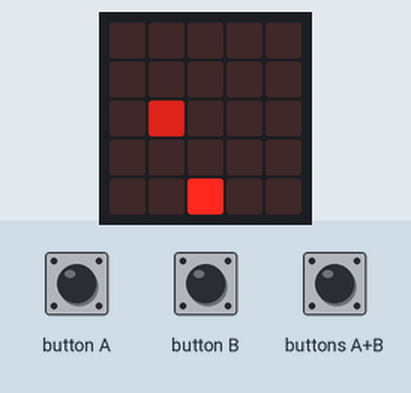
Recording of a program running on a simulated BBC micro:bit (MakeCode). Parts: the board's 5×5 LED display. The inputs (shaded band) are chosen by the test bench. Random numbers come from a fixed seed; the run ends where the board's game-over animation would start. At 14.1 s the program stops and its outputs stay as they are.

Above: at 1.2 s.
1.3 s: button B pressed for 0.15 s
At 2.7 s:
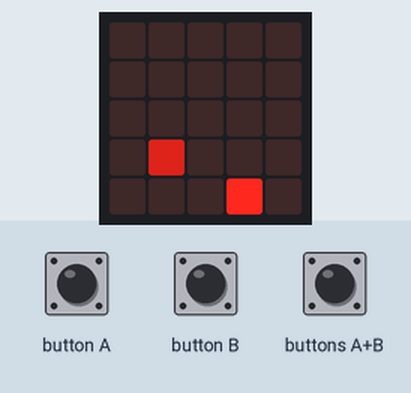
4.4 s: button A pressed for 0.15 s
At 5.8 s:
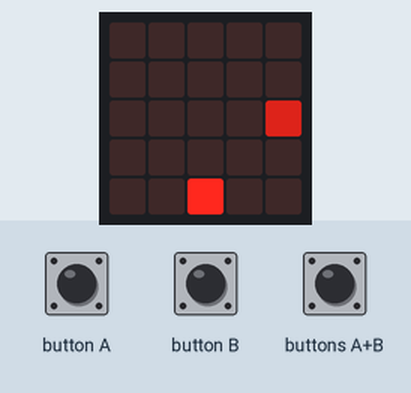
7.5 s: buttons A+B pressed for 0.15 s
At 7.74 s:
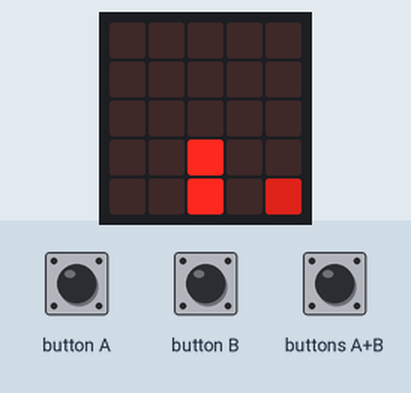
8.2 s: button A pressed for 0.15 s
At 9.3 s:
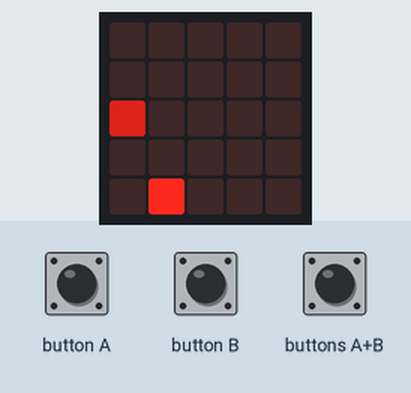
11.0 s: buttons A+B pressed for 1 s
At 12.07 s:
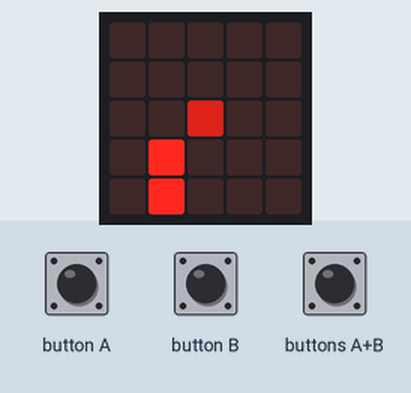
12.6 s: button B pressed for 0.15 s
At 13.7 s:
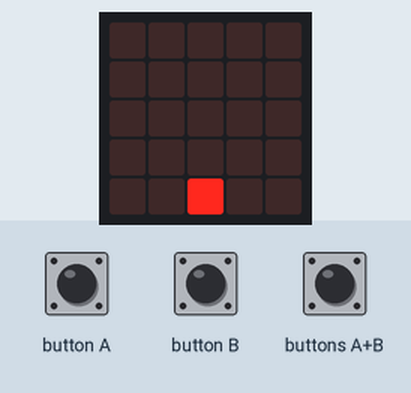
Timing chart, 0 to 15.6 s (numbered marks = the images above; inputs shaded):
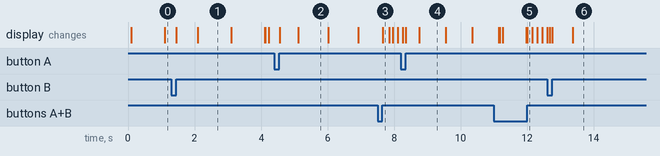

The program:

main.ts
```typescript
input.onButtonPressed(Button.A, function () {
    Ship.move(-1)
})
input.onButtonPressed(Button.AB, function () {
    Shoot = game.createSprite(Ship.get(LedSpriteProperty.X), Ship.get(LedSpriteProperty.Y))
    Shoot.change(LedSpriteProperty.Brightness, 80)
    for (let index = 0; index < 4; index++) {
        Shoot.change(LedSpriteProperty.Y, -1)
        basic.pause(150)
        if (Shoot.isTouching(Enemy)) {
            game.addScore(1)
            Enemy.delete()
            Shoot.delete()
        }
    }
    if (Shoot.get(LedSpriteProperty.Y) <= 0) {
        Shoot.delete()
    }
})
input.onButtonPressed(Button.B, function () {
    Ship.move(1)
})
let Enemy: game.LedSprite = null
let Shoot: game.LedSprite = null
let Ship: game.LedSprite = null
let Time = 1000
Ship = game.createSprite(2, 4)
game.setScore(0)
basic.forever(function () {
    for (let index = 0; index < 1; index++) {
        Enemy = game.createSprite(randint(0, 4), 0)
        Enemy.set(LedSpriteProperty.Brightness, 150)
        basic.pause(100)
        Enemy.turn(Direction.Right, 90)
        for (let index = 0; index < 4; index++) {
            Enemy.move(1)
            basic.pause(Time)
            if (Enemy.isTouching(Ship)) {
                game.gameOver()
            }
        }
        if (Enemy.isTouchingEdge()) {
            Enemy.delete()
        }
    }
    Time += -100
    if (Time <= 100) {
        Time = 200
    }
})
```

test.ts
```typescript
// les tests vont ici ; cela ne sera pas compilé si ce paquet est utilisé en tant qu'extension.
```

Measured:
- what the display in image 1 shows lasts 1.0 s, from 2.1 s to 3.1 s
- what the display in image 2 shows lasts 0.9 s, from 5.1 s to 6.0 s
- what the display in image 4 shows lasts 0.8 s, from 8.7 s to 9.5 s
